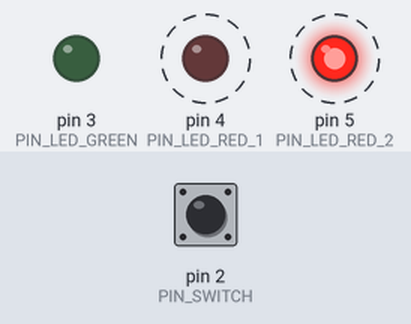
Bench run of a sketch on a simulated Arduino Uno, built with avr-gcc and run on an emulated ATmega328P. Parts: output pins drawn as LEDs (lit = HIGH). Dashed ring = blinking. The test bench sets the inputs (shaded band); at power-on: pin 2 (PIN_SWITCH) HIGH.

Above: at 1.3 s.
1.4 s: pin 2 (PIN_SWITCH) pulled LOW for 3.2 s
At 2.8 s:
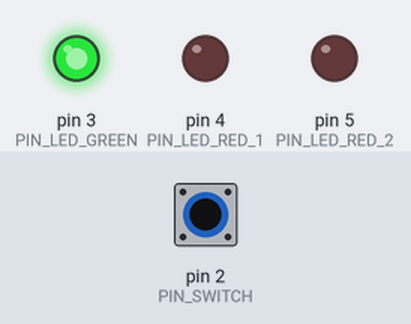
At 4.72 s:
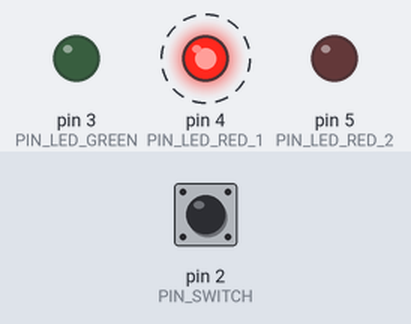
Timing chart, 0 to 12.1 s (numbered marks = the images above; inputs shaded):
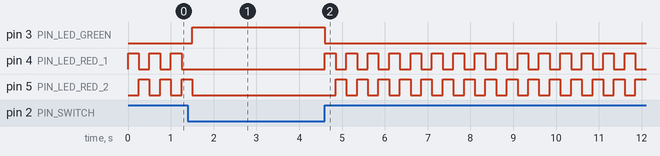

The sketch:

02-spaceship-interface.ino
```cpp
int switchState = 0;
int redOn = 0;

int PIN_SWITCH = 2;
int PIN_LED_GREEN = 3;
int PIN_LED_RED_1 = 4;
int PIN_LED_RED_2 = 5;

void setup() {
  pinMode(PIN_LED_GREEN, OUTPUT);
  pinMode(PIN_LED_RED_1, OUTPUT);
  pinMode(PIN_LED_RED_2, OUTPUT);
  pinMode(PIN_SWITCH, INPUT);
}

void loop() {
  switchState = digitalRead(PIN_SWITCH);

  if (switchState == LOW) { // button not pressed
    digitalWrite(PIN_LED_GREEN, HIGH);
    digitalWrite(PIN_LED_RED_1, LOW);
    digitalWrite(PIN_LED_RED_2, LOW);
  } else { // button is pressed
    digitalWrite(PIN_LED_GREEN, LOW);

    redOn ^= 1;

    if (redOn == 1) {
      digitalWrite(PIN_LED_RED_1, HIGH);
      digitalWrite(PIN_LED_RED_2, LOW);
    } else {
      digitalWrite(PIN_LED_RED_1, LOW);
      digitalWrite(PIN_LED_RED_2, HIGH);
    }

    delay(250); // 250 ms
  }
}
```

Measured:
- after the input at 1.4 s, pin 3 (PIN_LED_GREEN): LOW → HIGH after 0.10 s, → LOW 3.1 s later
- by itself, pin 5 (PIN_LED_RED_2): repeats every 0.50 s: HIGH 0.25 s, LOW 0.25 s
